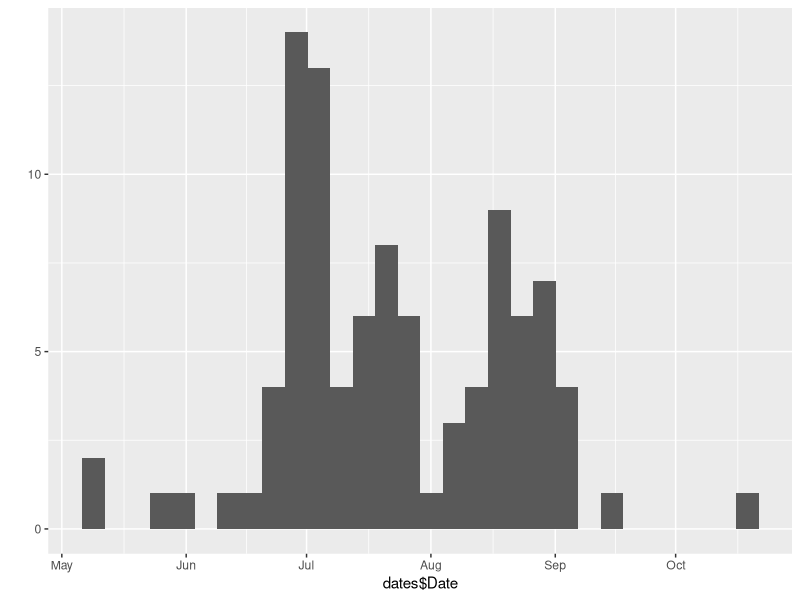

Reproduce this figure in R.
library(dplyr)
library(lubridate)
library(ggplot2)

data <- read.csv("./bought-by-lfc.csv")

data <- data %>%
  mutate(Date = dmy(Date))

dates <- data %>%
  select(Date) %>%
  filter(between(month(Date), 5, 10 )) %>% #summer transfer window
  mutate (Date = as.Date(format(Date, "2017/%m/%d"), "%Y/%m/%d")) #make all month-day pairs comparable

qplot(dates$Date)

# percent of transfers
sum(dates$Date > today())/length(dates$Date) 

# number of transfers per season
sum(dates$Date > today())/(2017 - 2004) 
